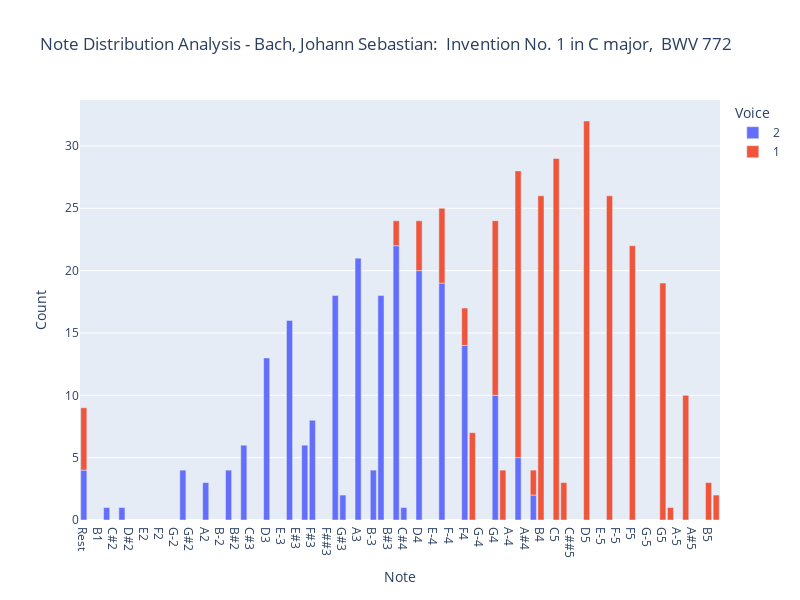

The notebook cell saved with this chart:
### Markdown cell above
## 2.3 Visualize as Bar Chart

### Code cell
# Create the bar chart
df = note_counts

fig = px.bar(
    df,
    x='Note',
    y='Count',
    color='Voice',
    title=f"Note Distribution Analysis - {piece.metadata['composer']}:  {piece.metadata['title']} ",
    width=800,
    height=600,

    # note that the pitch order is set earlier in our NB!
    category_orders={'Note': pitch_order}
)

fig.show()

### Figure 1 — Plotly figure (JSON) as saved in the notebook; plotly's stock layout.template omitted (floating-point values rounded to 4 significant figures)
{"data": [{"alignmentgroup": "True", "hovertemplate": "Voice=2<br>Note=%{x}<br>Count=%{y}<extra></extra>", "legendgroup": "2", "marker": {"color": "#636efa", "pattern": {"shape": ""}}, "name": "2", "offsetgroup": "2", "orientation": "v", "showlegend": true, "textposition": "auto", "type": "bar", "x": ["A2", "A3", "A4", "B-3", "B-4", "B2", "B3", "C#4", "C2", "C3", "C4", "D2", "D3", "D4", "E3", "E4", "F#3", "F3", "F4", "G#3", "G2", "G3", "G4", "Rest"], "xaxis": "x", "y": [3, 21, 5, 4, 2, 4, 18, 1, 1, 6, 22, 1, 13, 20, 16, 19, 8, 6, 14, 2, 4, 18, 10, 4], "yaxis": "y"}, {"alignmentgroup": "True", "hovertemplate": "Voice=1<br>Note=%{x}<br>Count=%{y}<extra></extra>", "legendgroup": "1", "marker": {"color": "#EF553B", "pattern": {"shape": ""}}, "name": "1", "offsetgroup": "1", "orientation": "v", "showlegend": true, "textposition": "auto", "type": "bar", "x": ["A4", "A5", "B-4", "B4", "B5", "C#5", "C4", "C5", "C6", "D4", "D5", "E4", "E5", "F#4", "F4", "F5", "G#4", "G#5", "G4", "G5", "Rest"], "xaxis": "x", "y": [23, 10, 2, 26, 3, 3, 2, 29, 2, 4, 32, 6, 26, 7, 3, 22, 4, 1, 14, 19, 5], "yaxis": "y"}], "layout": {"barmode": "relative", "height": 600, "legend": {"title": {"text": "Voice"}, "tracegroupgap": 0}, "title": {"text": "Note Distribution Analysis - Bach, Johann Sebastian:  Invention No. 1 in C major,  BWV 772 "}, "width": 800, "xaxis": {"anchor": "y", "categoryarray": ["Rest", "A#1", "B1", "C2", "C#2", "D2", "D#2", "E-2", "E2", "E#2", "F2", "F#2", "G-2", "G2", "G#2", "A-2", "A2", "A#2", "B-2", "B2", "B#2", "C3", "C#3", "D-3", "D3", "D#3", "E-3", "E3", "E#3", "F3", "F#3", "G-3", "F##3", "G3", "G#3", "A-3", "A3", "A#3", "B-3", "B3", "B#3", "C4", "C#4", "D-4", "D4", "D#4", "E-4", "E4", "F-4", "E#4", "F4", "F#4", "G-4", "F##4", "G4", "G#4", "A-4", "A4", "A#4", "B-4", "B4", "B#4", "C5", "C#5", "C##5", "D-5", "D5", "D#5", "E-5", "E5", "F-5", "E#5", "F5", "F#5", "G-5", "F##5", "G5", "G#5", "A-5", "A5", "A#5", "B-5", "B5", "C6"], "categoryorder": "array", "domain": [0, 1], "title": {"text": "Note"}}, "yaxis": {"anchor": "x", "domain": [0, 1], "title": {"text": "Count"}}}}
